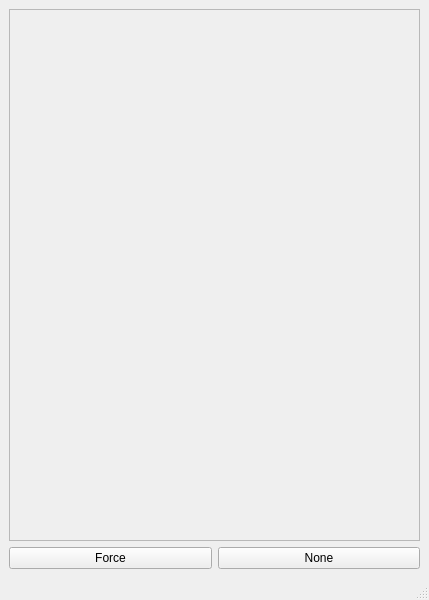
<?xml version="1.0" encoding="UTF-8"?>
<ui version="4.0">
 <class>RCSelector</class>
 <widget class="QMainWindow" name="RCSelector">
  <property name="geometry">
   <rect>
    <x>0</x>
    <y>0</y>
    <width>429</width>
    <height>600</height>
   </rect>
  </property>
  <property name="windowTitle">
   <string>RC Selector</string>
  </property>
  <widget class="QWidget" name="centralwidget">
   <layout class="QVBoxLayout" name="verticalLayout">
    <item>
     <widget class="QScrollArea" name="scrollArea">
      <property name="horizontalScrollBarPolicy">
       <enum>Qt::ScrollBarAsNeeded</enum>
      </property>
      <property name="widgetResizable">
       <bool>true</bool>
      </property>
      <widget class="QWidget" name="scrollAreaWidgetContents">
       <property name="geometry">
        <rect>
         <x>0</x>
         <y>0</y>
         <width>409</width>
         <height>503</height>
        </rect>
       </property>
       <layout class="QVBoxLayout" name="scroll_layout">
        <item>
         <spacer name="verticalSpacer">
          <property name="orientation">
           <enum>Qt::Vertical</enum>
          </property>
          <property name="sizeHint" stdset="0">
           <size>
            <width>20</width>
            <height>482</height>
           </size>
          </property>
         </spacer>
        </item>
       </layout>
      </widget>
     </widget>
    </item>
    <item>
     <layout class="QHBoxLayout" name="horizontalLayout">
      <item>
       <widget class="QPushButton" name="force_button">
        <property name="text">
         <string>Force</string>
        </property>
       </widget>
      </item>
      <item>
       <widget class="QPushButton" name="none_button">
        <property name="text">
         <string>None</string>
        </property>
       </widget>
      </item>
     </layout>
    </item>
   </layout>
  </widget>
  <widget class="QMenuBar" name="menubar">
   <property name="geometry">
    <rect>
     <x>0</x>
     <y>0</y>
     <width>429</width>
     <height>22</height>
    </rect>
   </property>
  </widget>
  <widget class="QStatusBar" name="statusbar"/>
 </widget>
 <resources/>
 <connections/>
</ui>
